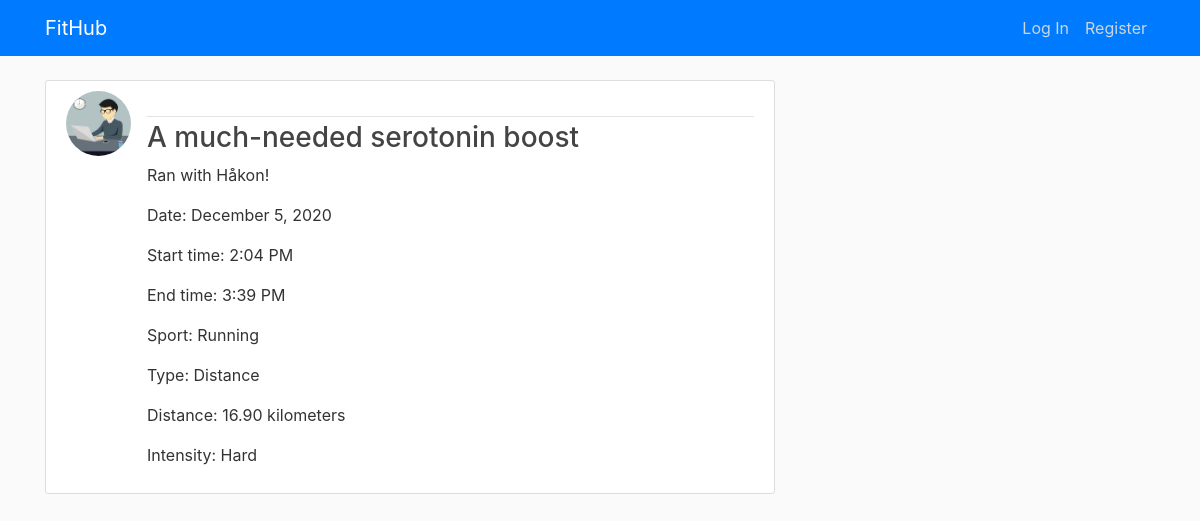
Before: /post/22/ with the older database file.
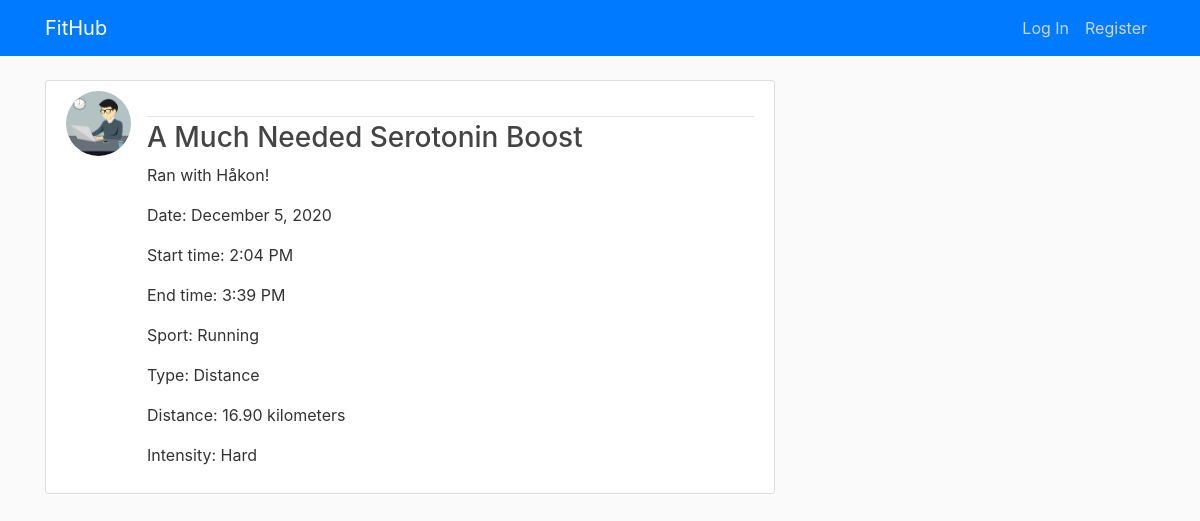
After: the same page with the newer database file.
### blog/models.py (models this page shows, shortened)
class Workout(models.Model):
    date = models.DateTimeField(default=timezone.now)
    start_time = models.DateTimeField(default=timezone.now)
    end_time = models.DateTimeField(default=timezone.now)
    title = models.CharField(max_length=75)
    description = models.TextField()
    class SportChoices(models.TextChoices):
        CYCLING = 'Cycling', _('Cycling')
        HIKING = 'Hiking', _('Hiking')
        LIFTING = 'Lifting Weights', _('Lifting Weights')
        RUNNING = 'Running', _('Running')
        SWIMMING = 'Swimming', _('Swimming')
        WALKING = 'Walking', _('Walking')
        YOGA = 'Yoga', _('Yoga')
    sport = models.CharField(
        max_length=15,
        choices=SportChoices.choices,
        default=SportChoices.RUNNING,
        blank=False
    )
    class TypeChoices(models.TextChoices):
        DISTANCE = 'Distance', _('Distance')
        INTERVAL = 'Interval', _('Interval')
        NONE = 'None', _('None')
        RACE = 'Race', _('Race')
        STRESS = 'Stress Relief', _('Stress Relief')
        TYPE_WORKOUT = 'Workout', _('Workout')
    type = models.CharField(
        max_length=15,
        choices=TypeChoices.choices,
        default=TypeChoices.NONE,
        blank=False
    )
    distance = models.DecimalField(max_digits=5, decimal_places=2)
    class MetChoices(models.TextChoices):
        EASY = 'Easy', _('Easy')
        MODERATE = 'Medium', _('Moderate')
        HARD = 'Hard', _('Hard')
    workout_intensity = models.CharField(
        max_length=10,
        choices=MetChoices.choices,
        default=MetChoices.MODERATE,
        blank=False
    )
    athlete = models.ForeignKey(User, on_delete=models.CASCADE)

### users/models.py (models this page shows, shortened)
class Profile(models.Model):
	user = models.OneToOneField(User, on_delete=models.CASCADE)
	image = models.ImageField(default='default.jpg', upload_to='profile_pics')

### blog/views.py (the view)
# urls.py: path("post/<int:pk>/",PostDetailView.as_view(), name="workout-detail"),  # "pk" means primary key.
class PostDetailView(DetailView):
    model = Workout

### blog/templates/blog/workout_detail.html (shortened to what this page needs)
{% extends "blog/base.html" %}
     {% block content %}
           <article class="media content-section">
	    		 <img class="rounded-circle article-img" src="{{workout.athlete.profile.image.url}}">
			     <div class="media-body">
                     <div class="article-metadata">
			         </div>
			         <h3 class="article-title">{{ workout.title }}</h3>
                     <p class="article-content"> {{ workout.description }}</p>
                     <p class="article-content"> Date: {{ workout.date | date:"F j, Y" }}</p>
                     <p class="article-content"> Start time: {{ workout.start_time | time:"g:i A" }}</p>
                     <p class="article-content"> End time: {{ workout.end_time | time:"g:i A" }}</p>
                     <p class="article-content"> Sport: {{ workout.sport }}</p>
                     <p class="article-content"> Type: {{ workout.type }}</p>
                     <p class="article-content"> Distance: {{ workout.distance }} kilometers</p>
                     <p class="article-content"> Intensity: {{ workout.workout_intensity }}</p>
			     </div>
           </article>
	{%endblock content%}

Changed rows visible on the page:
changed Workout "Ran with Håkon!": title "A much-needed serotonin boost" → "A Much Needed Serotonin Boost"
